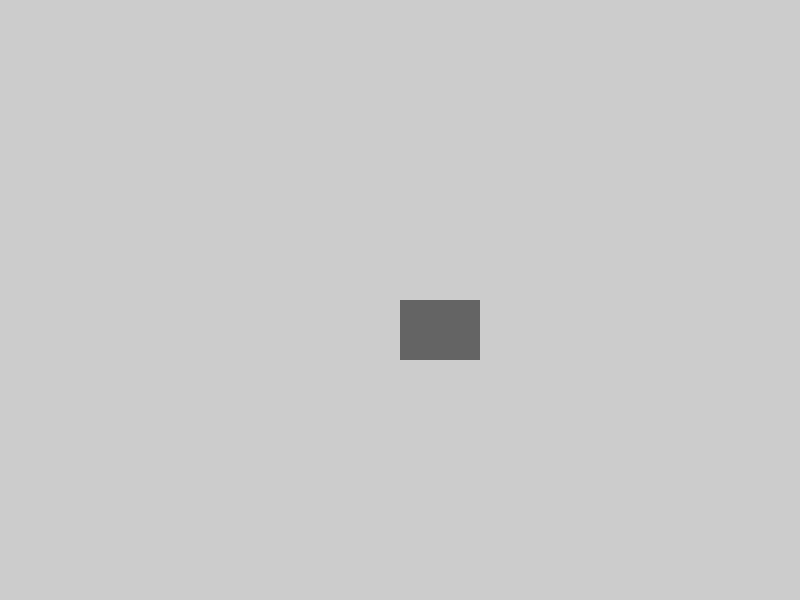
Frame 1 (no input)
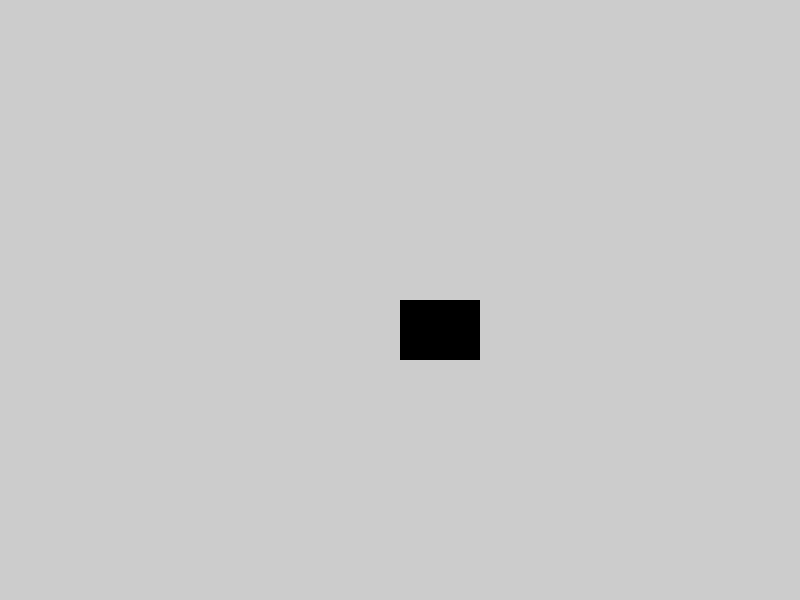
Frame 60 (the mouse pressed at the canvas centre just before this capture)
Frame 120 (the mouse held since frame 60 and released just before this capture): identical to frame 60, image omitted

The Processing sketch that drew these frames (run headless with seeded random() and noise(); from frame 60 on, the mouse is pressed at the canvas centre):

// Processing sketch: in_class_btn_function
// ── in_class_btn_function.pde
int checkStates(float _bx, float _by, float _w, float _h) {
  int result;
  if (mouseX > _bx && mouseX < _bx+_w &&
    mouseY > _by && mouseY < _by+_h) {//hover
    //buttonColor = color(255, 0, 0);
    result = 1;
    if (mousePressed) {//click
      //buttonColor = color(random(255), random(255), random(255));
      result = 2;
    }
  } else {
    //buttonColor = color(100);
    result = 0;
  }
  return result;
}














color btnColor = color(100);
float bx, by, w, h;
void setup() {
  size(800, 600);
  noStroke();
  bx = width/2;
  by = height/2;
  w = 80;
  h = 60;
}

void draw() {
  //draw button
  fill(btnColor);
  rect(bx, by, w, h);

  int state = checkStates(bx, by, w, h);
  println(state);
  
  if(state == 0) btnColor = color(0);
  if(state == 1) btnColor = color(255,0,0);
  if(state == 2) btnColor = color(random(255));
  
  
}
